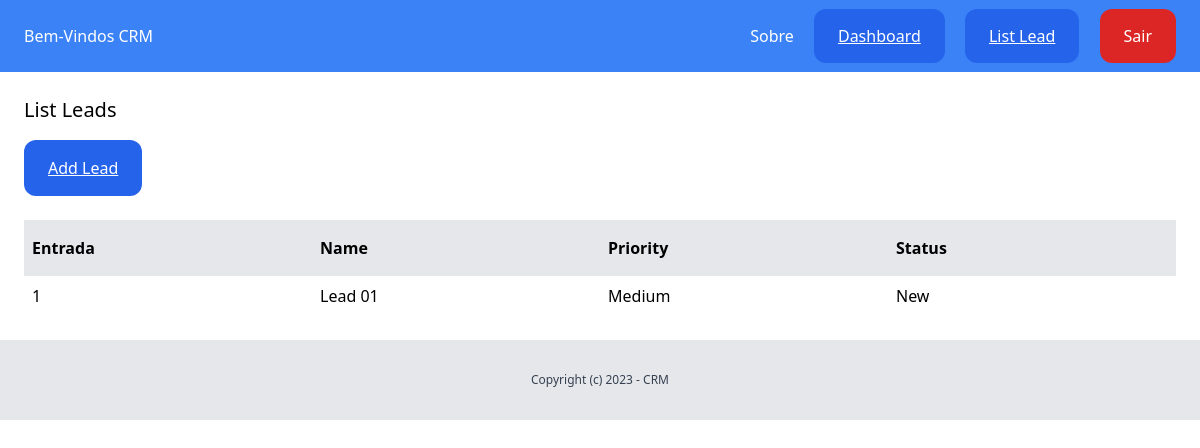
Before: /dashboard/leads/ (signed in) with the older database file.
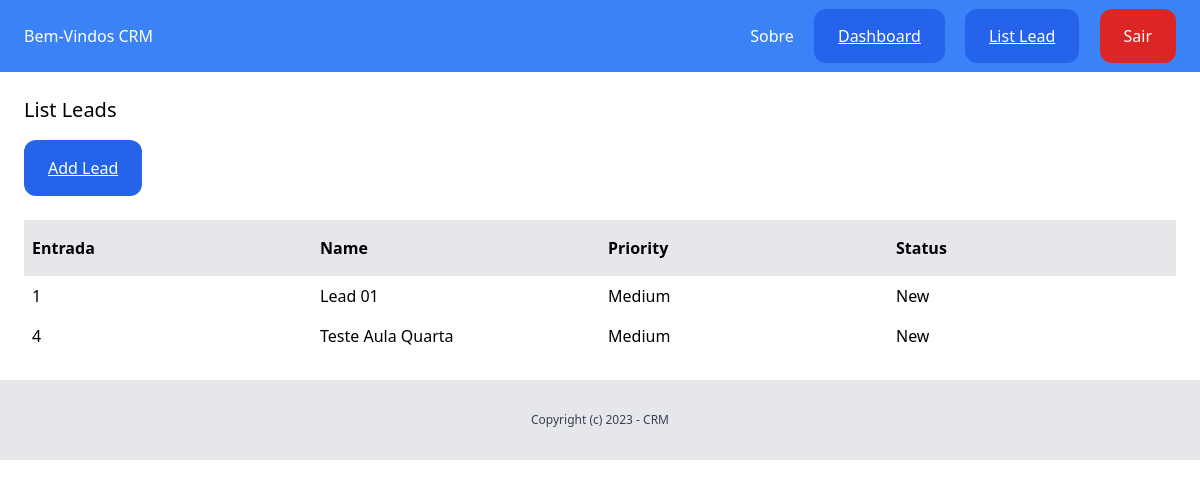
After: the same page with the newer database file.
### lead/models.py (models this page shows, shortened)
class Lead(models.Model):
    LOW = 'low'
    MEDIUM = 'medium'
    HIGH = 'high'
    CHOICES_PRIORITY = (
        (LOW, 'Low'),
        (MEDIUM, 'Medium'),
        (HIGH, 'High')
    )
    NEW = 'new'
    CONTACTED = 'contacted'
    WON ='won'
    LOST='lost'
    CHOICES_STATUS = (
        (NEW, 'New'),
        (CONTACTED, 'contacted'),
        (WON, 'Won'),
        (LOST, 'Lost'),
    )
    name = models.CharField(max_length=255)
    email = models.EmailField()
    description = models.TextField(blank=True, null=True)
    priority = models.CharField(max_length=10, choices=CHOICES_PRIORITY, default=MEDIUM)
    status = models.CharField(max_length=10, choices=CHOICES_STATUS, default=NEW)
    created_by = models.ForeignKey(User, related_name='leads', on_delete=models.CASCADE)
    created_at = models.DateTimeField(auto_now_add=True)
    modified_at = models.DateTimeField(auto_now=True)

### lead/views.py (the view)
# urls.py: path('', views.leads_list, name='leads_list'),   ## listando LEADS
@login_required
def leads_list(request):
    leads = Lead.objects.filter(created_by=request.user)
    return render(request, 'lead/leads_list.html', {
        'leads': leads
    })

### lead/templates/lead/leads_list.html (shortened to what this page needs)
{% extends 'core/base.html' %}
{% block content %}
    <div class="py-6 px-6">
        <h1 class="mb-4 text-xl"> List Leads </h1>
        <a href="{% url 'add_lead' %}" class="inline-block py-4 px-6 bg-blue-600 rounded-xl text-white underline ">Add Lead</a>
        <div class="mt-6 flex justify-between">
            <p class="py-4 px-2 bg-gray-200 font-semibold w-full">Entrada</p>
            <p class="py-4 px-2 bg-gray-200 font-semibold w-full">Name</p>
            <p  class="py-4 px-2 bg-gray-200 font-semibold w-full">Priority</p>
            <p class="py-4 px-2 bg-gray-200 font-semibold w-full">Status</p>
        </div>
        {% for lead in leads %}
            <div class="flex justify-between">
                <p class="py-2 px-2 w-full">{{ lead.id }}</p>
                <p class="py-2 px-2 w-full">
                   <a href="{% url 'leads_detail' lead.id %}" >{{ lead.name }}</a>
                </p>
                <p class="py-2 px-2 w-full">{{ lead.get_priority_display }}</p>
                <p class="py-2 px-2 w-full">{{ lead.get_status_display }}</p>
            </div>
        {% endfor %}
    </div>
{% endblock content %}

Changed rows visible on the page:
added Lead: id "4", name "Teste Aula Quarta", priority "Medium", status "New"
